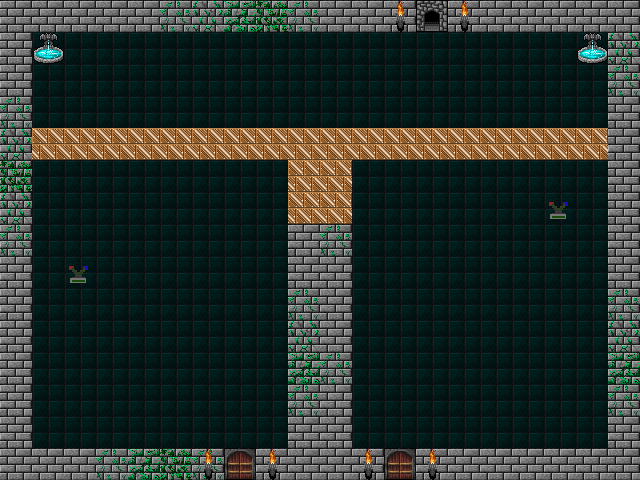

This is a level from a 2D game, rendered from its Tiled map with the project's own tilesets. A one-line summary and the map file follow, with tile-layer data summarised:
An orthogonal 20x15 tile map with 32x32 px tiles, 9 tile layers (sol, wall, levier 2 actif, levier 2 inactif, ...), 3 tilesets and 5 objects (2x levier, 2x spawn, porte).

<map version="1.10" tiledversion="1.12.0" orientation="orthogonal" renderorder="right-down" width="20" height="15" tilewidth="32" tileheight="32" infinite="0" nextlayerid="17" nextobjectid="16">
 <tileset firstgid="1" source="tiled/donjon 1.tsx" />
 <tileset firstgid="3074" source="tiled/levier rouge.tsx" />
 <tileset firstgid="3075" source="tiled/levier bleu.tsx" />
 <layer id="1" name="sol" width="20" height="15">
  <data>[300 cells, 300 non-empty, 1 distinct tile ids]</data>
 </layer>
 <layer id="3" name="wall" width="20" height="15">
  <data>[300 cells, 80 non-empty, 7 distinct tile ids]</data>
 </layer>
 <layer id="14" name="levier 2 actif" width="20" height="15">
  <data>[300 cells, 1 non-empty, 1 distinct tile ids]</data>
 </layer>
 <layer id="15" name="levier 2 inactif" width="20" height="15">
  <data>[300 cells, 1 non-empty, 1 distinct tile ids]</data>
 </layer>
 <layer id="9" name="levier 1 inactif" width="20" height="15">
  <data>[300 cells, 1 non-empty, 1 distinct tile ids]</data>
 </layer>
 <layer id="16" name="levier 1 actif" width="20" height="15">
  <data>[300 cells, 1 non-empty, 1 distinct tile ids]</data>
 </layer>
 <layer id="5" name="wall replace 2" width="20" height="15">
  <data>[300 cells, 13 non-empty, 2 distinct tile ids]</data>
 </layer>
 <layer id="6" name="wall replace 1" width="20" height="15">
  <data>[300 cells, 11 non-empty, 1 distinct tile ids]</data>
 </layer>
 <layer id="7" name="deco" width="20" height="15">
  <data>[300 cells, 9 non-empty, 3 distinct tile ids]</data>
 </layer>
 <objectgroup id="8" name="objet">
  <object id="1" name="levier 1" type="levier" x="66.6667" y="257.333" width="24" height="30">
   <capsule />
  </object>
  <object id="2" name="levier 2" type="levier" x="546" y="193.333" width="25.3333" height="30.6667">
   <capsule />
  </object>
  <object id="11" name="spawn J1 salle 4" type="spawn" x="145.676" y="371.23">
   <point />
  </object>
  <object id="14" name="spawn J2 salle 4" type="spawn" x="495.658" y="375.076">
   <point />
  </object>
  <object id="15" name="porte vers 5" type="porte" x="370.785" y="40.8097" width="121.652" height="33.4251">
   <properties>
    <property name="target" value="salle5" />
   </properties>
  </object>
 </objectgroup>
</map>
